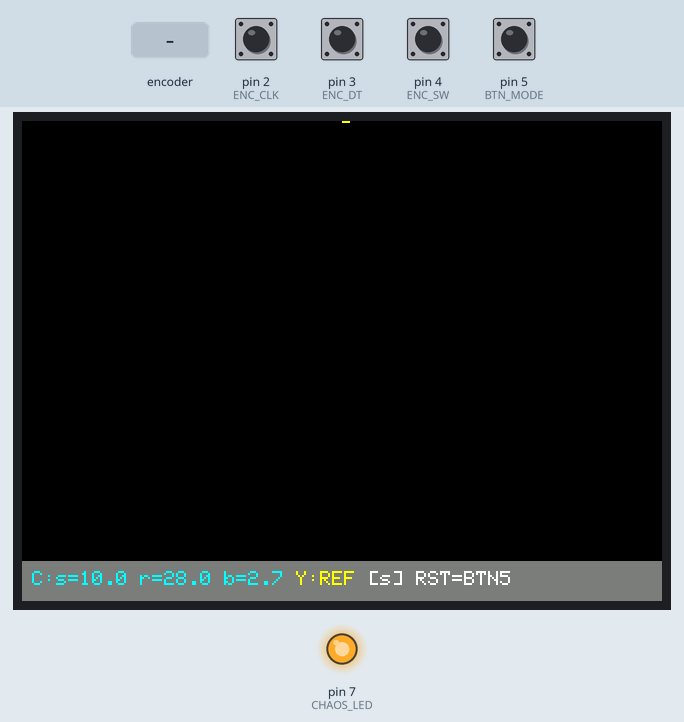
This sketch was run on a simulated Arduino Uno, built with avr-gcc and run on an emulated ATmega328P. Parts: 320×240 colour display, output pins drawn as LEDs (lit = HIGH). The test bench sets the inputs (shaded band); at power-on: pin 2 (ENC_CLK), pin 3 (ENC_DT), pin 4 (ENC_SW), pin 5 (BTN_MODE) HIGH.

Above: at 1.4 s.
1.5 s: rotary encoder on pin 2 (ENC_CLK) / pin 3 (ENC_DT) turned 1 step (first pin leading)
At 1.99 s:
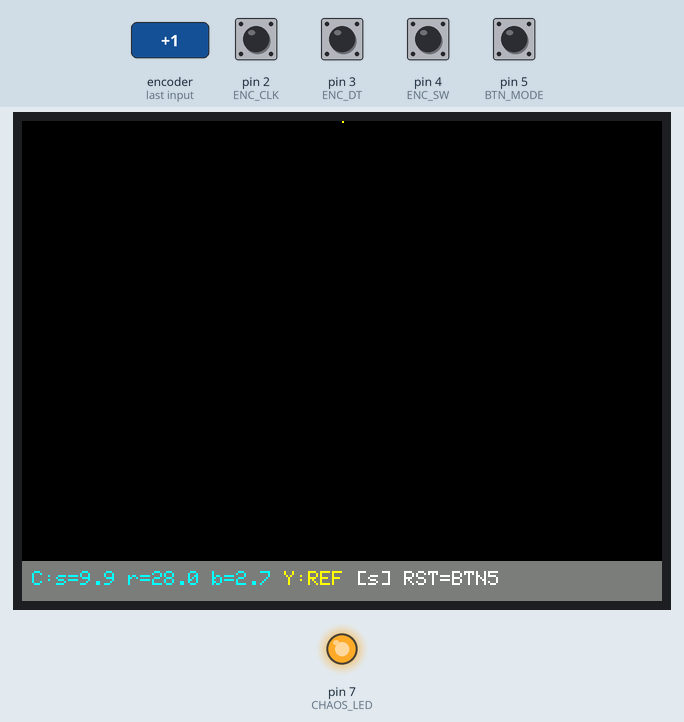
3.9 s: pin 4 (ENC_SW) pulled LOW for 0.15 s
At 4.39 s:
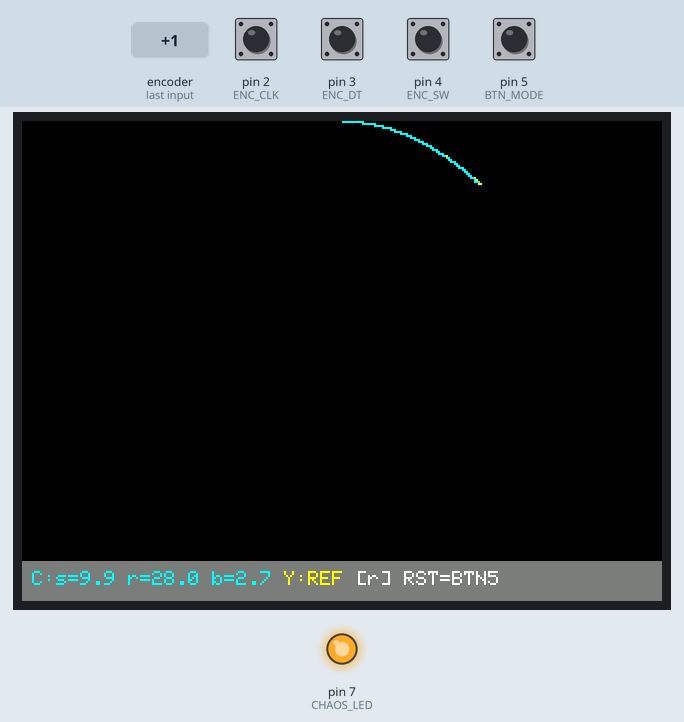
4.6 s: pin 5 (BTN_MODE) pulled LOW for 0.15 s
At 5.09 s:
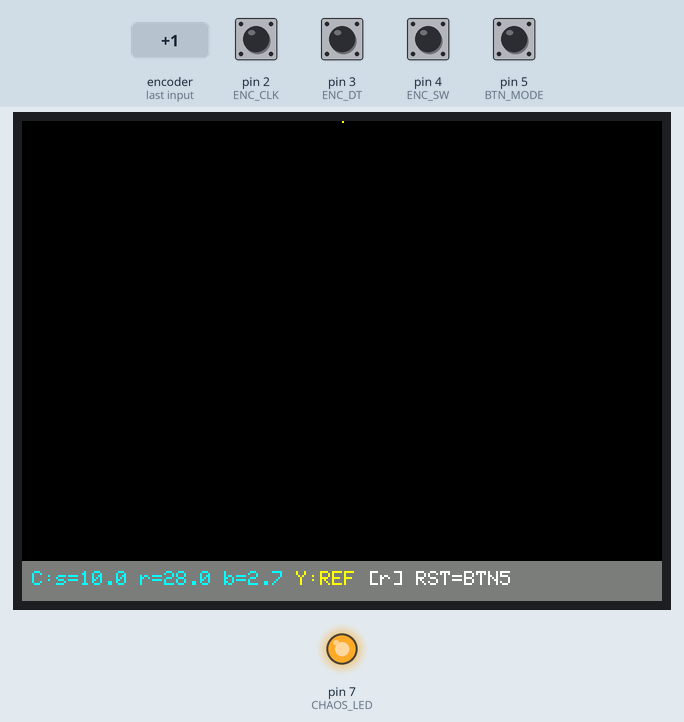
5.3 s: pin 4 (ENC_SW) pulled LOW for 1 s
6.9 s: pin 5 (BTN_MODE) pulled LOW for 1 s
8.5 s: rotary encoder on pin 2 (ENC_CLK) / pin 3 (ENC_DT) turned 1 step (first pin leading)
At 11.09 s:
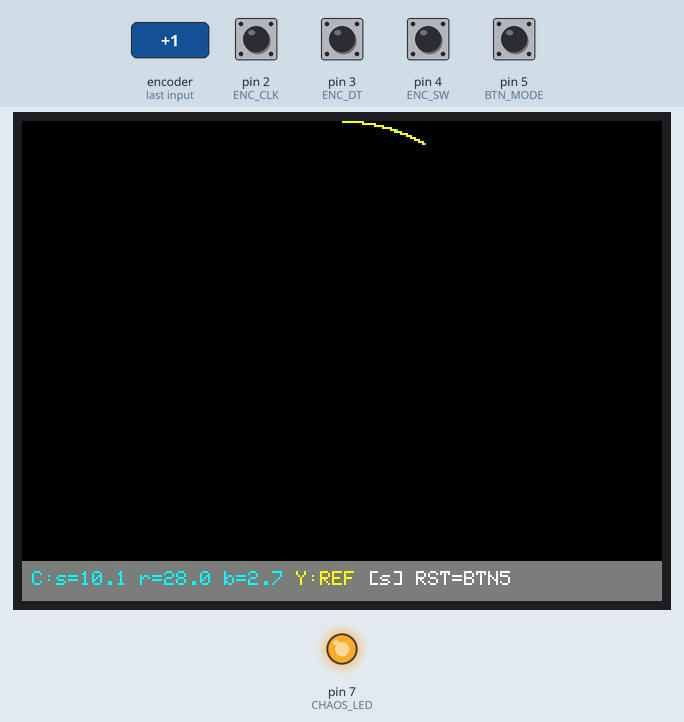
Timing chart, 0 to 11.3 s (numbered marks = the images above; inputs shaded):
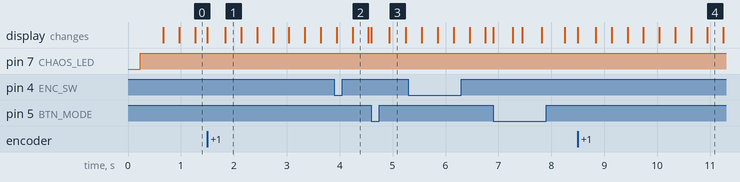

Measured:
- after the input at 1.5 s, the display: first changes at once (image 1 shows a later state)
- after the input at 3.9 s, the display: first differs from a run without the input after 0.34 s (image 2)
- after the input at 4.6 s, the display: first changes at once (image 3 shows a later state)
- after the input at 8.5 s, the display: first changes at once (image 4 shows a later state)

The sketch:

lorenz_attarctor_final.ino
```cpp
#include <SPI.h>
#include <Adafruit_GFX.h>
#include <Adafruit_ILI9341.h>

// ---------------- TFT ----------------
#define TFT_CS 10
#define TFT_DC 8
#define TFT_RST 9
Adafruit_ILI9341 tft(TFT_CS, TFT_DC, TFT_RST);

// ---------------- INPUT ----------------
#define ENC_CLK 2
#define ENC_DT 3
#define ENC_SW 4
#define BTN_MODE 5
#define CHAOS_LED 7

// ---------------- ENCODER ----------------
volatile long encoderValue = 0;
long lastEncoderValue = 0;
int lastEncoded = 0;

// ---------------- PARAM SELECT ----------------
int paramSelect = 0; // 0=sigma, 1=rho, 2=beta

// ---------------- LORENZ 1 (CYAN, controllable) ----------------
float x = 0.1, y = 0.1, z = 0.1;
float sigma = 10, rho = 28, beta = 2.67;

// ---------------- LORENZ 2 (YELLOW, fixed reference) ----------------
float x2 = 0.1, y2 = 0.1, z2 = 0.1;
const float sigma2 = 10, rho2 = 28, beta2 = 2.67;

// ---------------- SHARED ----------------
float dt = 0.0001;

// ---------------- UI ----------------
unsigned long lastUI = 0;

// ================= SETUP =================
void setup() {
  tft.begin();
  tft.setRotation(1);
  tft.fillScreen(ILI9341_BLACK);

  pinMode(ENC_CLK, INPUT_PULLUP);
  pinMode(ENC_DT, INPUT_PULLUP);
  pinMode(ENC_SW, INPUT_PULLUP);
  pinMode(BTN_MODE, INPUT_PULLUP);
  pinMode(CHAOS_LED, OUTPUT);

  attachInterrupt(digitalPinToInterrupt(ENC_CLK), readEncoder, CHANGE);
  attachInterrupt(digitalPinToInterrupt(ENC_DT), readEncoder, CHANGE);
}

// ================= LOOP =================
void loop() {
  updateEncoder();
  handleButtons();
  lorenzMode();

  if (millis() - lastUI > 100) {
    updateUI();
    lastUI = millis();
  }
}

// ================= ENCODER =================
void readEncoder() {
  int MSB = digitalRead(ENC_CLK);
  int LSB = digitalRead(ENC_DT);

  int encoded = (MSB << 1) | LSB;
  int sum = (lastEncoded << 2) | encoded;

  if (sum == 0b1101 || sum == 0b0100 || sum == 0b0010 || sum == 0b1011) encoderValue++;
  if (sum == 0b1110 || sum == 0b0111 || sum == 0b0001 || sum == 0b1000) encoderValue--;

  lastEncoded = encoded;
}

void updateEncoder() {
  if (encoderValue != lastEncoderValue) {
    long diff = encoderValue - lastEncoderValue;
    adjustParam(diff * 0.1);
    lastEncoderValue = encoderValue;
  }
}

// ================= PARAM CONTROL =================
void adjustParam(float delta) {
  if (paramSelect == 0) sigma += delta;
  if (paramSelect == 1) rho   += delta;
  if (paramSelect == 2) beta  += delta;

  sigma = constrain(sigma, 0, 50);
  rho   = constrain(rho,   0, 100);
  beta  = constrain(beta,  0, 10);

  resetSimulation();
}

// ================= BUTTONS =================
void handleButtons() {
  static unsigned long lastPress = 0;
  if (millis() - lastPress < 200) return;

  // Encoder button: cycle through sigma -> rho -> beta
  if (!digitalRead(ENC_SW)) {
    paramSelect = (paramSelect + 1) % 3;
    lastPress = millis();
  }

  // BTN_MODE: reset cyan attractor params to defaults
  if (!digitalRead(BTN_MODE)) {
    sigma = 10;
    rho   = 28;
    beta  = 2.67;
    resetSimulation();
    lastPress = millis();
  }
}

// ================= RESET =================
void resetSimulation() {
  tft.fillScreen(ILI9341_BLACK);
  x  = 0.1; y  = 0.1; z  = 0.1;
  x2 = 0.1; y2 = 0.1; z2 = 0.1;
}

// ================= UI =================
void updateUI() {
  tft.fillRect(0, 220, 320, 20, ILI9341_DARKGREY);
  tft.setCursor(5, 225);
  tft.setTextSize(1);

  // Cyan attractor params (controllable)
  tft.setTextColor(ILI9341_CYAN);
  tft.print("C:");
  tft.print("s="); tft.print(sigma, 1);
  tft.print(" r="); tft.print(rho, 1);
  tft.print(" b="); tft.print(beta, 1);

  // Yellow attractor params (fixed)
  tft.setTextColor(ILI9341_YELLOW);
  tft.print(" Y:REF");

  // Active param indicator
  tft.setTextColor(ILI9341_WHITE);
  tft.print(" [");
  if (paramSelect == 0) tft.print("s");
  if (paramSelect == 1) tft.print("r");
  if (paramSelect == 2) tft.print("b");
  tft.print("] RST=BTN5");
}

// ================= LORENZ =================
void lorenzMode() {
  // --- Attractor 1 (CYAN, controllable) ---
  float dx = sigma * (y - x);
  float dy = x * (rho - z) - y;
  float dz = x * y - beta * z;

  x += dx * dt;
  y += dy * dt;
  z += dz * dt;

  int px = map(x * 20, -400, 400, 0, 320);
  int py = map(z * 20, 0, 800, 0, 200);

  if (px >= 0 && px < 320 && py >= 0 && py < 220)
    tft.drawPixel(px, py, ILI9341_CYAN);

  // --- Attractor 2 (YELLOW, fixed reference) ---
  float dx2 = sigma2 * (y2 - x2);
  float dy2 = x2 * (rho2 - z2) - y2;
  float dz2 = x2 * y2 - beta2 * z2;

  x2 += dx2 * dt;
  y2 += dy2 * dt;
  z2 += dz2 * dt;

  int px2 = map(x2 * 20, -400, 400, 0, 320);
  int py2 = map(z2 * 20, 0, 800, 0, 200);

  if (px2 >= 0 && px2 < 320 && py2 >= 0 && py2 < 220)
    tft.drawPixel(px2, py2, ILI9341_YELLOW);

  digitalWrite(CHAOS_LED, (rho > 24.74));
}
```
